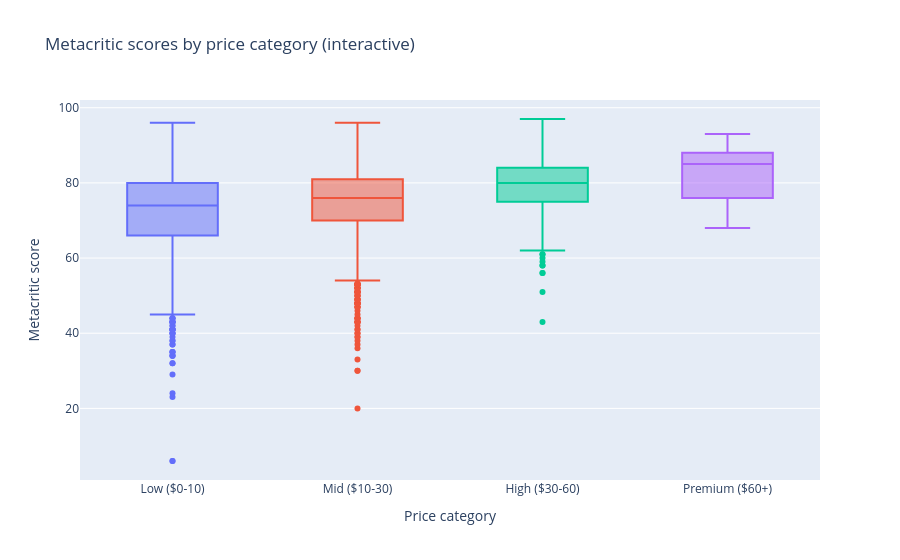

The notebook cell saved with this chart:
### Markdown cell above
We revisit **Q2** (Do higher priced games get better reviews?) with Plotly. A static boxplot shows the overall pattern, but this interactive version lets the audience **hover** to read exact quartiles, min/max, and how many games fall in each price band. **Zoom and pan** help compare one category’s spread to another without squinting at a fixed scale, which supports a clearer story about whether premium-priced games actually earn higher Metacritic scores.

### Code cell
import plotly.express as px

steam_clean["price_category"] = pd.cut(
    steam_clean["mat_final_price"],
    bins=[0, 10, 30, 60, 100],
    labels=["Low ($0-10)", "Mid ($10-30)", "High ($30-60)", "Premium ($60+)"],
)

plot_q4 = steam_clean.dropna(subset=["metacritic_score", "price_category"])

fig = px.box(
    plot_q4,
    x="price_category",
    y="metacritic_score",
    title="Metacritic scores by price category (interactive)",
    labels={
        "price_category": "Price category",
        "metacritic_score": "Metacritic score",
    },
    color="price_category",
)
fig.update_layout(
    showlegend=False,
    xaxis_title="Price category",
    yaxis_title="Metacritic score",
)
fig.show()

### Figure 1 — Plotly figure (JSON) as saved in the notebook; plotly's stock layout.template omitted (floating-point values rounded to 4 significant figures; data arrays with more than 128 entries replaced by an {"elided": "..."} marker saying what was removed)
{"data": [{"alignmentgroup": "True", "hovertemplate": "Price category=%{x}<br>Metacritic score=%{y}<extra></extra>", "legendgroup": "Low ($0-10)", "marker": {"color": "#636efa"}, "name": "Low ($0-10)", "notched": false, "offsetgroup": "Low ($0-10)", "orientation": "v", "showlegend": true, "type": "box", "x": {"elided": "1840 str values"}, "x0": " ", "xaxis": "x", "y": {"elided": "1840 float values"}, "y0": " ", "yaxis": "y"}, {"alignmentgroup": "True", "hovertemplate": "Price category=%{x}<br>Metacritic score=%{y}<extra></extra>", "legendgroup": "Mid ($10-30)", "marker": {"color": "#EF553B"}, "name": "Mid ($10-30)", "notched": false, "offsetgroup": "Mid ($10-30)", "orientation": "v", "showlegend": true, "type": "box", "x": {"elided": "1969 str values"}, "x0": " ", "xaxis": "x", "y": {"elided": "1969 float values"}, "y0": " ", "yaxis": "y"}, {"alignmentgroup": "True", "hovertemplate": "Price category=%{x}<br>Metacritic score=%{y}<extra></extra>", "legendgroup": "High ($30-60)", "marker": {"color": "#00cc96"}, "name": "High ($30-60)", "notched": false, "offsetgroup": "High ($30-60)", "orientation": "v", "showlegend": true, "type": "box", "x": {"elided": "290 str values"}, "x0": " ", "xaxis": "x", "y": {"elided": "290 float values"}, "y0": " ", "yaxis": "y"}, {"alignmentgroup": "True", "hovertemplate": "Price category=%{x}<br>Metacritic score=%{y}<extra></extra>", "legendgroup": "Premium ($60+)", "marker": {"color": "#ab63fa"}, "name": "Premium ($60+)", "notched": false, "offsetgroup": "Premium ($60+)", "orientation": "v", "showlegend": true, "type": "box", "x": ["Premium ($60+)", "Premium ($60+)", "Premium ($60+)", "Premium ($60+)", "Premium ($60+)", "Premium ($60+)", "Premium ($60+)", "Premium ($60+)", "Premium ($60+)", "Premium ($60+)", "Premium ($60+)", "Premium ($60+)", "Premium ($60+)", "Premium ($60+)", "Premium ($60+)", "Premium ($60+)", "Premium ($60+)", "Premium ($60+)", "Premium ($60+)"], "x0": " ", "xaxis": "x", "y": [84.0, 86.0, 88.0, 87.0, 68.0, 75.0, 93.0, 85.0, 72.0, 93.0, 91.0, 72.0, 79.0, 85.0, 91.0, 88.0, 84.0, 72.0, 87.0], "y0": " ", "yaxis": "y"}], "layout": {"boxmode": "overlay", "legend": {"title": {"text": "Price category"}, "tracegroupgap": 0}, "showlegend": false, "title": {"text": "Metacritic scores by price category (interactive)"}, "xaxis": {"anchor": "y", "categoryarray": ["Low ($0-10)", "Mid ($10-30)", "High ($30-60)", "Premium ($60+)"], "categoryorder": "array", "domain": [0, 1], "title": {"text": "Price category"}}, "yaxis": {"anchor": "x", "domain": [0, 1], "title": {"text": "Metacritic score"}}}}
